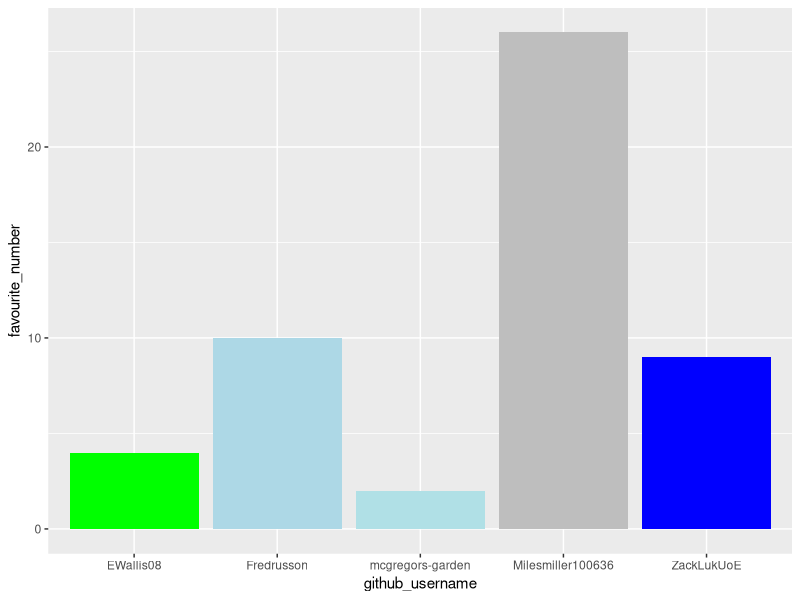

R code for this plot:
## ---- chunk 1
library(tidyverse) 
library(tibble)
## ---- chunk 2
team_data <- tibble(
  name = c("Peter Rabbit", "Zack", "Ethan", 
           "member 3", "member 4"),
  github_username = c("mcgregors-garden", "ZackLukUoE", "EWallis08", 
                      "Milesmiller100636", "Fredrusson"), 
  colour = c("powderblue", "blue", "green", 
             "grey", "lightblue"),
  hobby = c("Hopping", "sports", "sports", 
            "golf", "golf"),
  favourite_number = c(2, 9, 4, 26, 10)
  )

team_data
## ---- chunk 3
p1 <- ggplot(data = team_data, 
             mapping = aes(x = github_username, 
                           y = favourite_number,
                           fill = colour), 
             ) +
   geom_col() +
   scale_fill_identity()
p1
